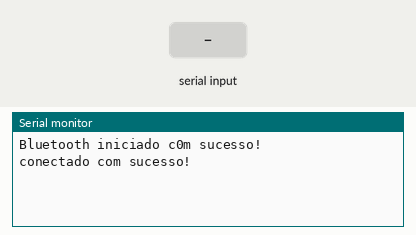
Bench run of a program on a simulated ESP32. On the bench: the last lines printed to the serial monitor. The test bench sets the inputs (shaded band). Nothing arrives over Bluetooth unless stated.

Above: at 1.2 s.
1.3 s: "liga\n" received over the second serial link
At 2.2 s:
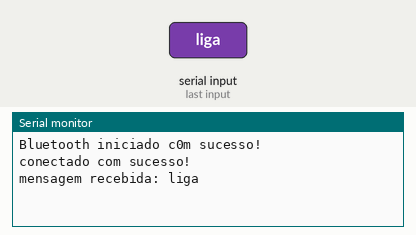
2.8 s: "desliga\n" received over the second serial link
At 3.3 s:
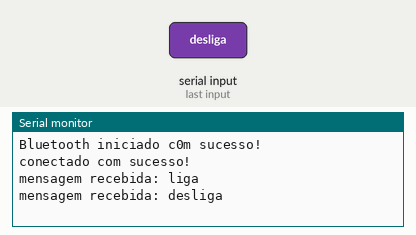
4.3 s: "1\n" received over the second serial link
At 5.7 s:
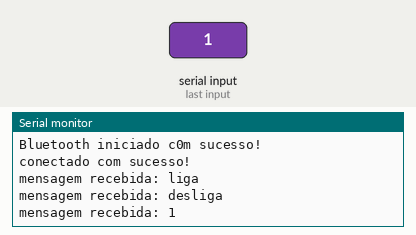

Measured:
- after the input at 1.3 s, the serial monitor: prints a new line at once (image 1)
- after the input at 2.8 s, the serial monitor: prints a new line at once (image 2)
- after the input at 4.3 s, the serial monitor: prints a new line at once (image 3)

The program:

main.cpp
```cpp
#include <Arduino.h>
#include <BluetoothSerial.h>

BluetoothSerial BT;

uint8_t endSlave[] = {0x00, 0x00, 0x00, 0x00, 0x00, 0x00};   //endereco do dispositivo a ser conectado

void setup()
{
  Serial.begin(9600); // inicia a Serial.

  //!                   ↓ indica que eh master
  if (BT.begin("ESPpraxedes", true)) // inicia a conecxao bluetooth
  {
    Serial.println("Bluetooth iniciado c0m sucesso!");
  }
  else
  {
    Serial.println("Erro na inicializacao do Bluetooth!");
  }

  if (BT.connect(endSlave))  //conecta ao dispositivo
  {
    Serial.println("conectado com sucesso!");
  }
  else
  {
    Serial.println("nao foi possivel conectar ao dispositivo");
  }
}

void loop()
{
  if (Serial.available())
  {
    String mensagemEnviar = Serial.readStringUntil('\n'); // le a serial ate encontrar um enter
    mensagemEnviar.trim();                                // tira os espacos
    BT.println(mensagemEnviar);                           //pega a mensagem e joga no blut do coleguinha
  }
  if (BT.available())
  {
    String mensagemRecebida = BT.readStringUntil('\n');
    mensagemRecebida.trim();
    Serial.println("mensagem recebida: " + mensagemRecebida);

    if (mensagemRecebida.equals("liga"))
    {
      /* code */
    }
    else if (mensagemRecebida.equals("desliga"))
    {
      /* code */
    }

  }

}
```
